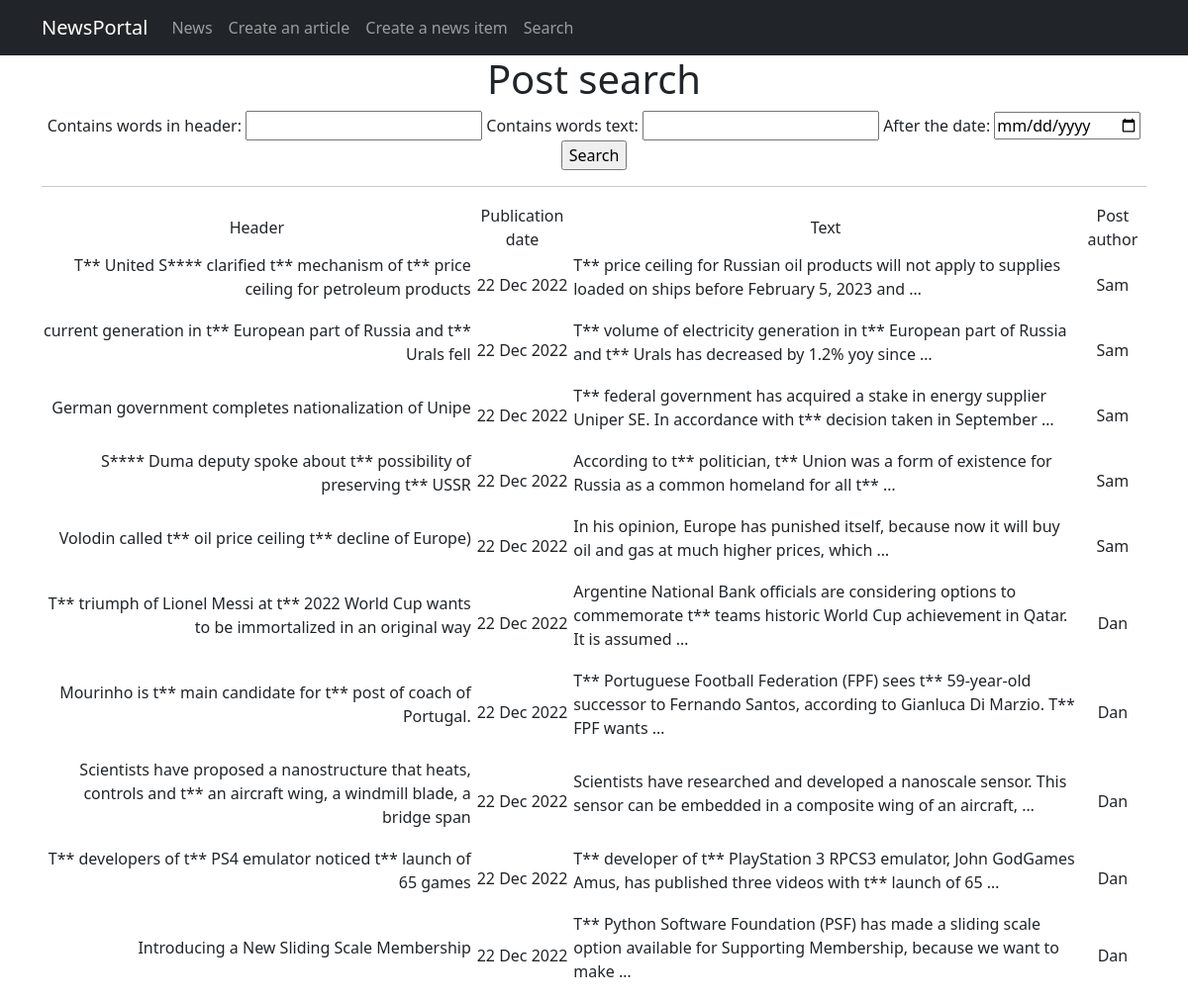
/news_portal/search/, run on the app's committed database.
### news_portal/models.py (models this page shows, shortened)
class Post(models.Model):
    post_type = models.CharField(max_length=2, choices=POST_TYPE, default=article)
    post_pub_date = models.DateTimeField(auto_now_add=True)
    post_header = models.CharField(max_length=255, null=False)
    post_text = models.TextField(null=False)
    post_rating = models.SmallIntegerField(default=0)
    post_auth = models.ForeignKey(Author, on_delete=models.CASCADE)
    post_cat = models.ManyToManyField(Category, through='PostCategory')

class Author(models.Model):
    auth_user = models.OneToOneField(User, on_delete=models.CASCADE)
    auth_rating = models.SmallIntegerField(default=0)
    def __str__(self):
        return self.auth_user.username

### news_portal/views.py (the view)
# urls.py: path('search/', PostSearch.as_view(), name='post_search'),
class PostSearch(ListView):
    model = Post
    template_name = 'post_search.html'
    context_object_name = 'search'
    queryset = Post.objects.order_by('-post_pub_date')
    paginate_by = 10
    def get_context_data(self, **kwargs):
        context = super().get_context_data(**kwargs)
        context['time_now'] = datetime.utcnow()
        context['value1'] = None
        context['filter'] = PostFilter(self.request.GET, queryset=self.get_queryset())
        context['categories'] = Category.objects.all()
        context['authors'] = Author.objects.all()
        context['form'] = PostForm()
        return context

### news_portal/forms.py (shortened to what this page needs)
class PostForm(forms.ModelForm):
    post_text = forms.CharField(min_length=100)
    class Meta:
        model = Post
        fields = [
            'post_header',
            'post_text',
            'post_cat',
            'post_auth'
        ]

### news_portal/templatetags/custom_filters.py (called while the page is built)
@register.filter()
def censor(value):
    censored_words = ['state', 'The', 'State', 'the']
    cen_text = value.split()
    for i in censored_words:
        for words in cen_text:
            if i in words:
                psn_in_text = cen_text.index(words)
                cen_text.remove(words)
                cen_text.insert(psn_in_text, i[0] + '*' * (len(i)-1))
    return " ".join(cen_text)

### templates/post_search.html (shortened to what this page needs)
{% extends 'fpages/default.html' %}
{% load custom_filters %}
{% block content %}
<h1>Post search</h1>
<form action="" method="GET">
    {{ filter.form }}
    <input type="submit" value="Search">
</form>
<hr>
        <table>
            <tr>
            <td>Header</td>
            <td>Publication date</td>
            <td>Text</td>
            <td>Post author</td>
        </tr>
            {% for new in filter.qs %}
                <tr>
                    <td> <p style="text-align: right;">
                        {{ new.post_header|censor }}
                    </p></td>
                    <td>
                        {{ new.post_pub_date|date:'d M Y' }}
                    </td>
                    <td> <p style="text-align: left;">
                        {{ new.post_text|truncatewords:20|censor }}
                    </p></td>
                    <td>
                        {{ new.post_auth }}
                    </td>
                </tr>
            {% endfor %}
        </table>
{% endblock content %}

### data on the page
Post: post_header|censor "T** United S**** clarified t** mechanism of t** price ceiling for petroleum products", post_pub_date "22 Dec 2022", post_text|censor "T** price ceiling for Russian oil products will not apply to supplies loaded on ships before February 5, 2023 and …", post_auth "Sam"
Post: post_header|censor "current generation in t** European part of Russia and t** Urals fell", post_pub_date "22 Dec 2022", post_text|censor "T** volume of electricity generation in t** European part of Russia and t** Urals has decreased by 1.2% yoy since …", post_auth "Sam"
Post: post_header|censor "German government completes nationalization of Unipe", post_pub_date "22 Dec 2022", post_text|censor "T** federal government has acquired a stake in energy supplier Uniper SE. In accordance with t** decision taken in September …", post_auth "Sam"
Post: post_header|censor "S**** Duma deputy spoke about t** possibility of preserving t** USSR", post_pub_date "22 Dec 2022", post_text|censor "According to t** politician, t** Union was a form of existence for Russia as a common homeland for all t** …", post_auth "Sam"
Post: post_header|censor "Volodin called t** oil price ceiling t** decline of Europe)", post_pub_date "22 Dec 2022", post_text|censor "In his opinion, Europe has punished itself, because now it will buy oil and gas at much higher prices, which …", post_auth "Sam"
Post: post_header|censor "T** triumph of Lionel Messi at t** 2022 World Cup wants to be immortalized in an original way", post_pub_date "22 Dec 2022", post_text|censor "Argentine National Bank officials are considering options to commemorate t** teams historic World Cup achievement in Qatar. It is assumed …", post_auth "Dan"
Post: post_header|censor "Mourinho is t** main candidate for t** post of coach of Portugal.", post_pub_date "22 Dec 2022", post_text|censor "T** Portuguese Football Federation (FPF) sees t** 59-year-old successor to Fernando Santos, according to Gianluca Di Marzio. T** FPF wants …", post_auth "Dan"
Post: post_header|censor "Scientists have proposed a nanostructure that heats, controls and t** an aircraft wing, a windmill blade, a bridge span", post_pub_date "22 Dec 2022", post_text|censor "Scientists have researched and developed a nanoscale sensor. This sensor can be embedded in a composite wing of an aircraft, …", post_auth "Dan"
Post: post_header|censor "T** developers of t** PS4 emulator noticed t** launch of 65 games", post_pub_date "22 Dec 2022", post_text|censor "T** developer of t** PlayStation 3 RPCS3 emulator, John GodGames Amus, has published three videos with t** launch of 65 …", post_auth "Dan"
Post: post_header|censor "Introducing a New Sliding Scale Membership", post_pub_date "22 Dec 2022", post_text|censor "T** Python Software Foundation (PSF) has made a sliding scale option available for Supporting Membership, because we want to make …", post_auth "Dan"
